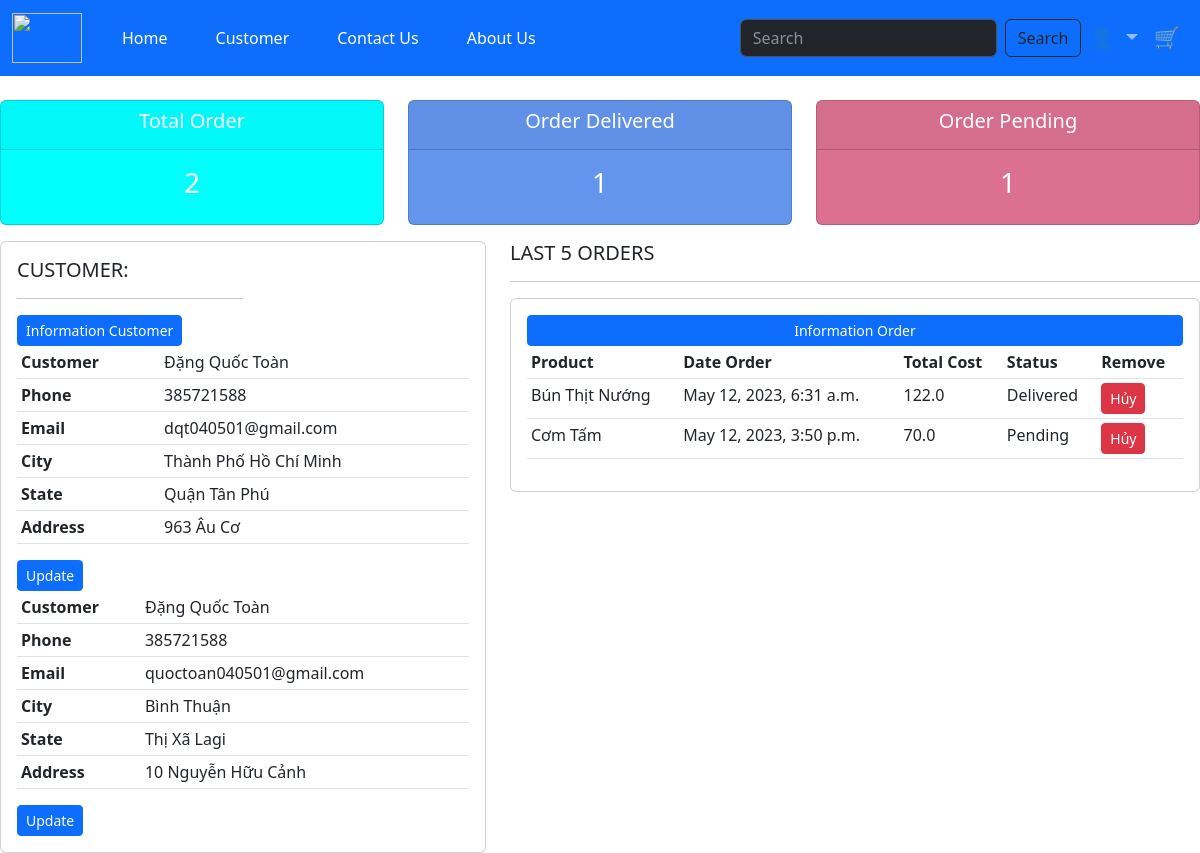
Before: /dashboardcus/ (signed in) with the older database file.
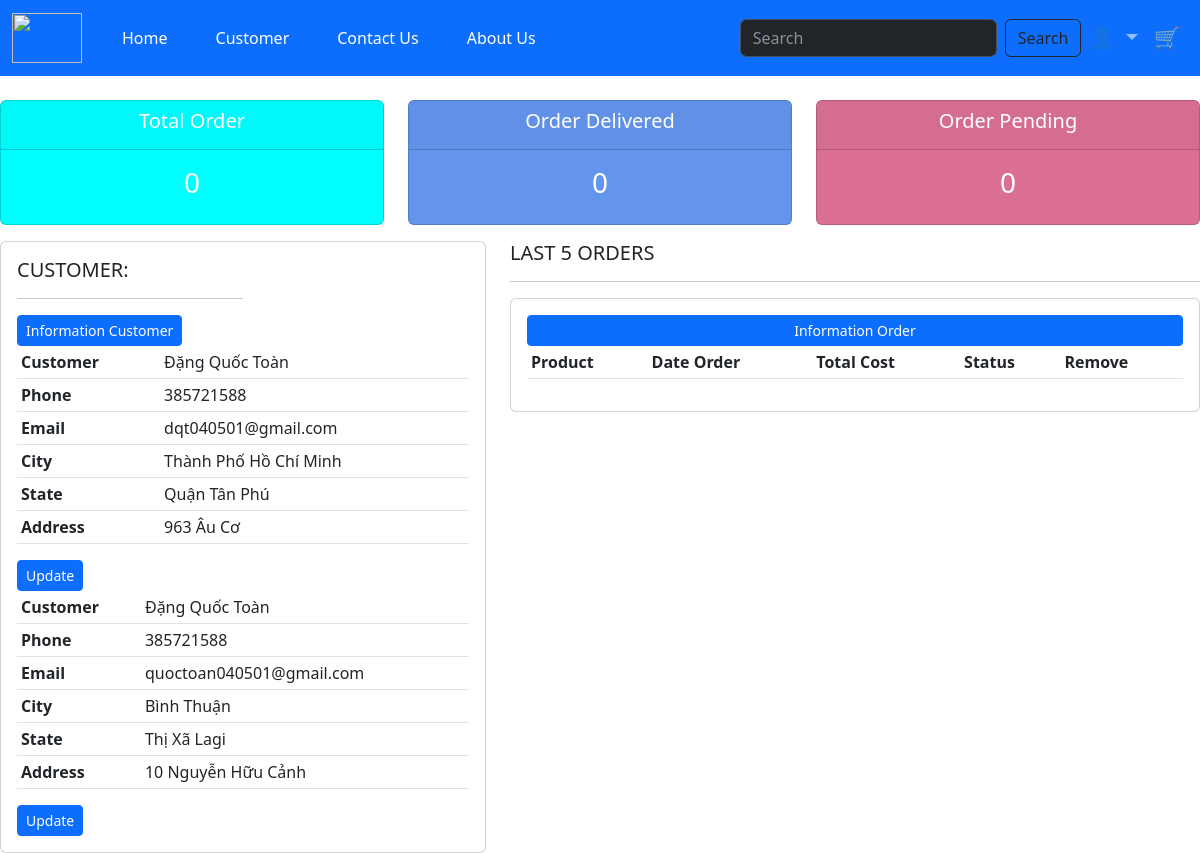
After: the same page with the newer database file.
### app/models.py (models this page shows, shortened)
class Customer(models.Model):
    user = models.ForeignKey(User, on_delete=models.SET_NULL, null=True,blank=False)
    name = models.CharField(max_length=200, null=True)
    email = models.CharField(max_length=200, null=True)
    city = models.CharField(max_length=200, null=True)
    phone = models.IntegerField(default=0)
    state  = models.CharField(max_length=200, null=True)
    address = models.CharField(max_length=200,null=True)

class OrderPlaced(models.Model):
    user = models.ForeignKey(User, on_delete=models.CASCADE)
    customer = models.ForeignKey(Customer, on_delete=models.CASCADE)
    product = models.ForeignKey(Product, on_delete=models.CASCADE)
    quantity = models.PositiveIntegerField(default=1)
    ordered_date = models.DateTimeField(auto_now_add=True)
    status = models.CharField(max_length=50, choices=STATUS_CHOICES, default='Pending')
    @property
    def total_cost(self):
        return self.quantity * self.product.price + 30

class Product(models.Model):
    merchants =  models.ForeignKey(Merchants, on_delete=models.CASCADE,blank=True, null=True)
    name = models.CharField(max_length=200, null=True)
    price = models.FloatField()
    digital = models.BooleanField(default=False, null=True, blank=False)
    address = models.CharField(max_length=200,null=True)
    image = models.ImageField(null=True, blank=True)
    def __str__(self):
        return self.name

### app/views.py (the view)
# urls.py: path('dashboardcus/', views.dashboardcus , name = 'dashboardcus'),
def dashboardcus(request):
    user = request.user
    customer = Customer.objects.filter(user=user)
    orders = OrderPlaced.objects.filter(user = user)
    total_order = orders.count()
    dilivery = OrderPlaced.objects.filter(status = 'Delivered').count()
    pending = OrderPlaced.objects.filter(status = 'Pending').count()
    context = {
        'orders': orders,
        'customer': customer,
        'total_order':total_order,
        'dilivery': dilivery,
        'pending': pending,
    }
    return render(request, 'dashboardcustomer.html', context)

### app/templates/dashboardcustomer.html (shortened to what this page needs)
{% extends 'customer.html' %}
{% load static %}
{% block content %}
{% include 'status.html' %}
<div class="row">
    <div class="col-md-5">
        <div class="card card-body">
            <div class="col">
                <div class="col-md-6">
                    <h5>CUSTOMER:</h5>
                    <hr>
                </div>
                <div class="col-md-6">
                    <a class="btn btn-primary btn-sm btn-block" href="">Information Customer</a>
                </div>
            </div>
            {% for cus in customer %}
            <table class="table table-sm">
                <tr>
                    <th>Customer</th>
                    <td>{{ cus.name }}</td>
                </tr>
                <tr>
                    <th>Phone</th>
                    <td>{{ cus.phone }}</td>
                </tr>
                <tr>
                    <th>Email</th>
                    <td>{{ cus.email }}</td>
                </tr>
                <tr>
                    <th>City</th>
                    <td>{{ cus.city }}</td>
                </tr>
                <tr>
                    <th>State</th>
                    <td>{{ cus.state }}</td>
                </tr>
                <tr>
                    <th>Address</th>
                    <td>{{ cus.address }}</td>
                </tr>
            </table>
                <div class="col-md-6">
                    <a class="btn btn-primary btn-sm btn-block" href="/address">Update</a>
                </div>
            {% endfor %}
        </div>
    </div>
    <div class="col-md-7">
        <h5>LAST 5 ORDERS</h5>
        <hr>
        <div class="card card-body">
            <a class="btn btn-primary btn-sm btn-block" href="">Information Order</a>
            <table class="table table-sm">
                <thead>
                    <tr>
                        <th>Product</th>
                        <th>Date Order</th>
                        <th>Total Cost</th>
                        <th>Status</th>
                        <th>Remove</th>
                    </tr>
                </thead>
                <tbody>
                    {% for order in orders %}
                    <tr>
                        <td>{{ order.product }}</td>
                        <td>{{ order.ordered_date }}</td>
                        <td>{{ order.total_cost }}</td>
                        <td>{{ order.status }}</td>
                        <td><a href="/cancel-order/{{ order.id }}" class="btn btn-sm btn-danger">Hủy</a></td>
                    </tr>
                    {% endfor %}
                </tbody>
            </table>
        </div>
    </div>
</div>
{% endblock %}

Changed rows visible on the page:
removed OrderPlaced: product "Bún Thịt Nướng", ordered_date "May 12, 2023, 6:31 a.m.", total_cost "122.0", status "Delivered"
removed OrderPlaced: product "Cơm Tấm", ordered_date "May 12, 2023, 3:50 p.m.", total_cost "70.0", status "Pending"
Other visible differences:
{{ total_order }}: "2" → "0"
{{ dilivery }}: "1" → "0"
{{ pending }}: "1" → "0"
